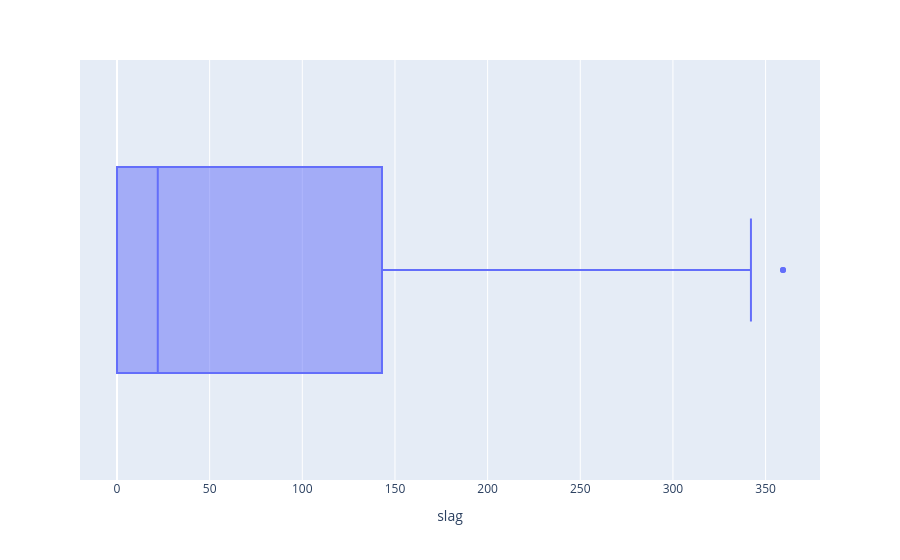

Notebook code cell kept with this figure:
### Code cell
px.box(df,x='slag')

### Figure 1 — Plotly figure (JSON) as saved in the notebook; plotly's stock layout.template omitted (floating-point values rounded to 4 significant figures; data arrays with more than 128 entries replaced by an {"elided": "..."} marker saying what was removed)
{"data": [{"alignmentgroup": "True", "hovertemplate": "slag=%{x}<extra></extra>", "legendgroup": "", "marker": {"color": "#636efa"}, "name": "", "notched": false, "offsetgroup": "", "orientation": "h", "showlegend": false, "type": "box", "x": {"elided": "1030 float values"}, "x0": " ", "xaxis": "x", "y0": " ", "yaxis": "y"}], "layout": {"boxmode": "group", "legend": {"tracegroupgap": 0}, "margin": {"t": 60}, "xaxis": {"anchor": "y", "domain": [0, 1], "title": {"text": "slag"}}, "yaxis": {"anchor": "x", "domain": [0, 1]}}}
